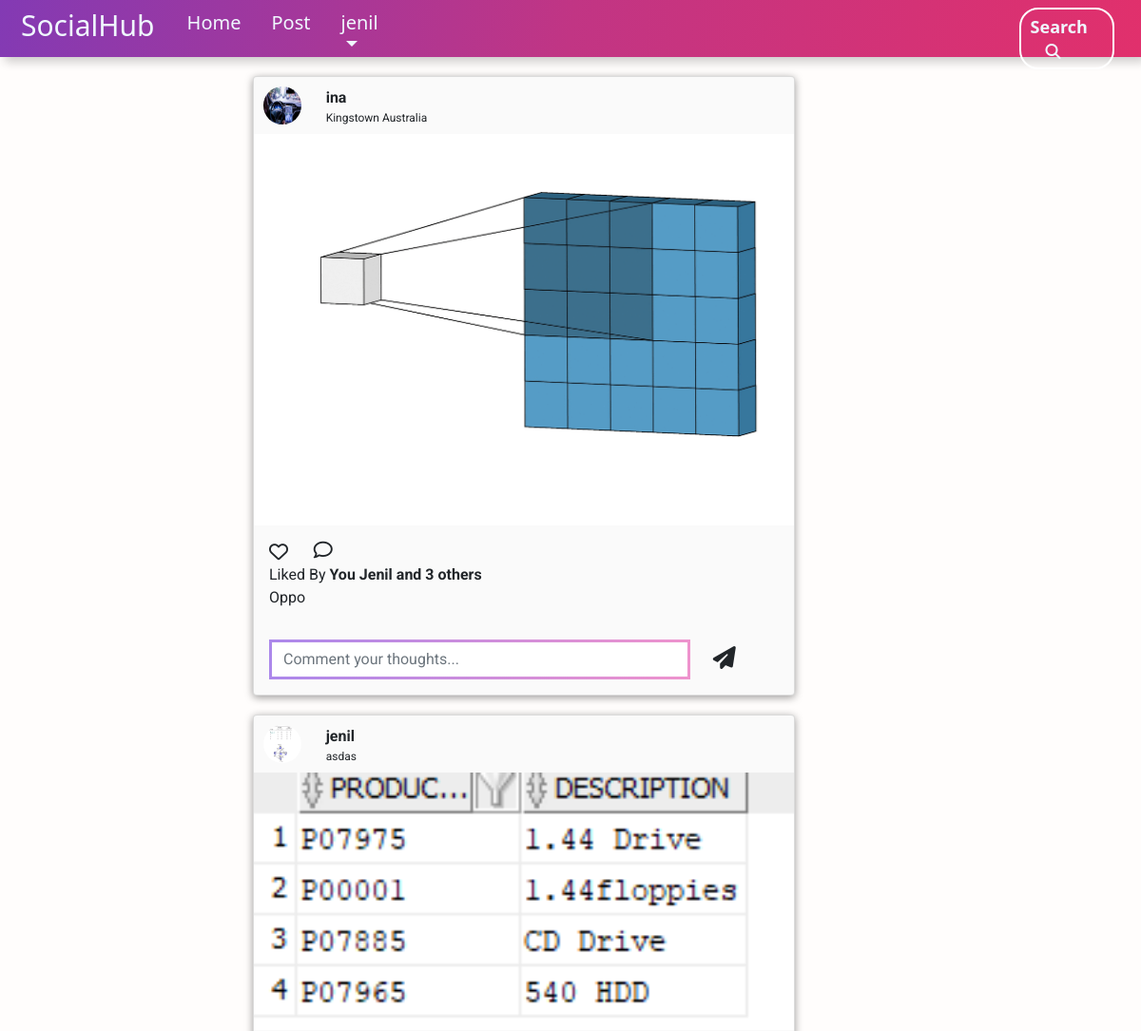
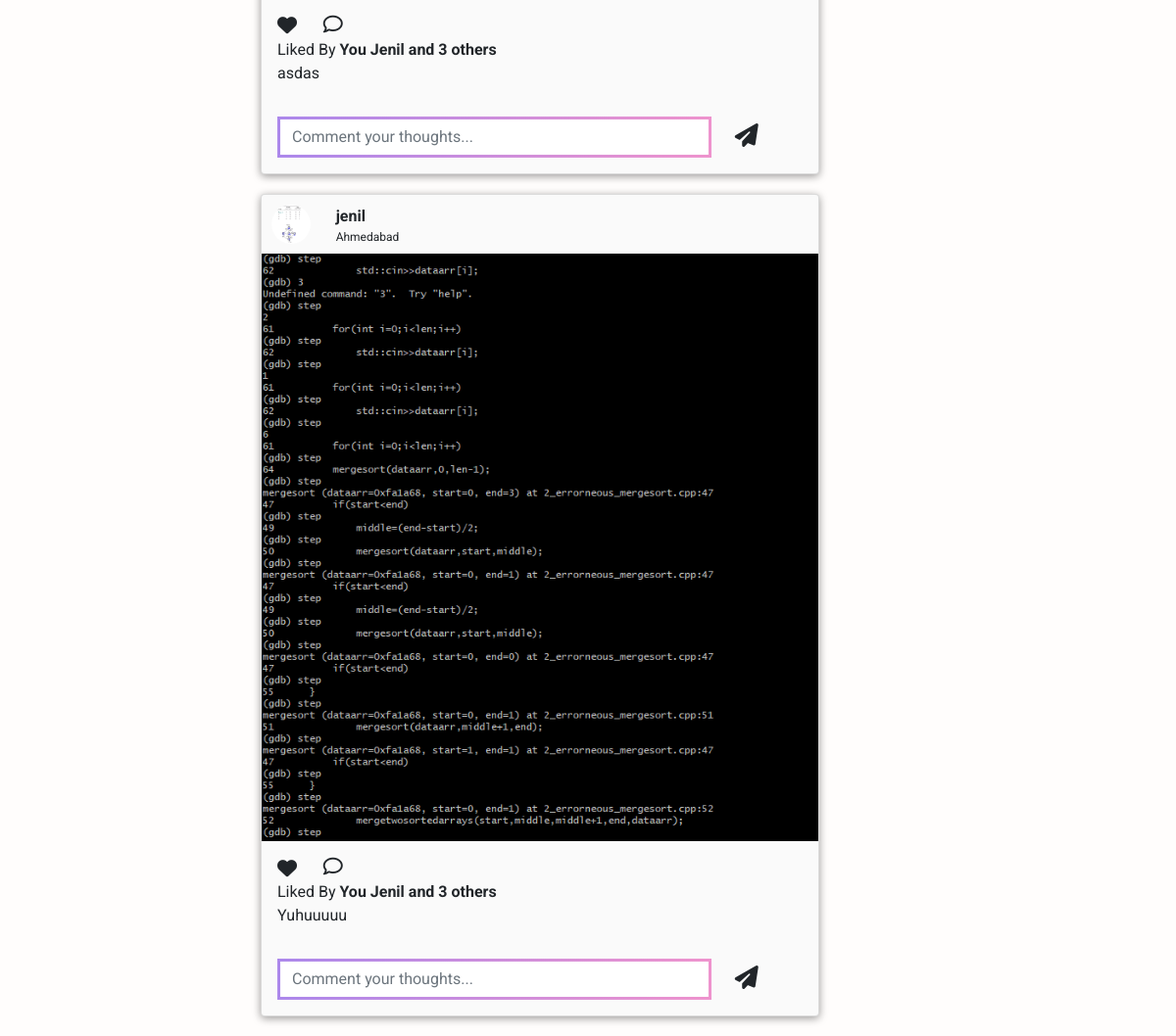
Page /home (signed in) on the committed database (2 pictures, top to bottom).
### home/models.py (models this page shows)
class post(models.Model):
    post_id=models.AutoField(primary_key=True)
    user_fk=models.ForeignKey(User,on_delete=models.CASCADE)
    photo_url=models.URLField(null=False)
    is_reported=models.BooleanField(default=False)
    location=models.CharField(max_length=30,default="Somewhere in the World")
    date_posted=models.DateField()
    caption=models.CharField(max_length=40,default="Chilling in the world!")
    def __str__(self):
        return str(self.post_id)

### home/views.py (the view)
# urls.py: path('',views.index,name="home"),
@login_required
def index(request):
    user_name = request.user
    print(user_name.username)
    posts_to_show = []
    posts_query = post.objects.all().order_by('post_id').reverse()
    print(posts_query)
    for i in posts_query:
        owner = i.user_fk.username
        location = i.location
        caption = i.caption
        date_posted = i.date_posted
        likedby = 'You Jenil'+' and '+'3 others'
        image_url = i.photo_url
        current_user = i.user_fk
        current_user_profile = customuser.objects.filter(
            user_inher=current_user)
        user_image_url = current_user_profile[0].Image.url
        comments = [{'name': 'jenil', 'comment': 'Wow when did you go here'}, {
            'name': 'Kenil', 'comment': 'Take us also'}]
        quer = likes.objects.filter(post_id=i.post_id, liker_user=user_name)
        final_bool = False
        if len(quer) == 0:
            final_bool = False
        else:
            final_bool = True
        print(current_user_profile)
        posts_to_show.append({'owner': owner, 'location': location, 'caption': caption, 'date': date_posted, 'likedby': likedby,
                              'image_url': image_url, 'post_id': i.post_id, 'poster_image_url': user_image_url, 'comments': comments, 'isliked': final_bool})
        print(caption)
    user_details_dict = {
        'name': str(user_name.username),
        'posts': posts_to_show,
    }
    return render(request, 'home/home.html', user_details_dict)

### templates/home/home.html (shortened to what this page needs)
{% extends 'home/base.html' %} {% block feed %}
<div class="container" style="font-family:'Roboto'">
  {% for i in posts %}
  <div class="card cont" id="pid{{i.post_id}}" style="margin-top: 20px;margin-bottom: 20px;background-color: #fafafa;width: 570px">
    <div class="row" style="height: 60px; padding: 10px">
      <div class="col-1">
        <img
          src="{{i.poster_image_url}}"
          class="rounded-circle"
          style="height: 40px; width: 40px"
        />
      </div>
      <div class="col-9" style="padding-left: 30px">
        <div class="col">
          <div class="row-6">
            <b>{{i.owner}}</b>
          </div>
          <div class="row-6">
            <p style="font-size: 12px">{{i.location}}</p>
          </div>
        </div>
      </div>
    </div>
    <img
      src="http://localhost:8000/media/{{i.image_url}}"
      style="height: {{i.image_url.height}}px"
      class="card-img-top rounded-0"
      alt="..."
    />
    <div class="card-body">
      <div class="col">
        <div class="row-4">
          <div class="row">
            <div class="heart col-1">
              <i
                id="heart{{i.post_id}}"
                {% if i.isliked %}
                  class="heart_target fas fa-heart fa-lg"
                {% else %}
                  class="heart_target far fa-heart fa-lg"
                {% endif %}
              ></i>
            </div>
            <div class="comment col-1 fa-lg" id="post{{i.post_id}}">
              <i class="far fa-comment"></i>
            </div>
          </div>
        </div>
        <div class="row-2">Liked By <b>{{i.likedby}}</b></div>
        <div class="caption row-2">
          {{i.caption}}
        </div>
      </div>
    </div>
    <form class="mx-3 my-3">
      <div class="row">
        <div class="col-10">
          <input
            class="form-control tmp"
            type="text"
            id="addcomment{{i.post_id}}"
            placeholder="Comment your thoughts..."
            aria-label="readonly input example"
          />
        </div>
        <div class="col-2">
          <i
            class="fa fa-send send_icon"
            id="send{{i.post_id}}"
            style="font-size: 24px; padding-top: 7px"
          ></i>
        </div>
      </div>
    </form>
  </div>
  {% endfor %}
</div>
{% endblock feed %} {% block user_name %} {{name}} {% endblock user_name %}

### templates/home/base.html (shortened to what this page needs)
{% load static %}
<!DOCTYPE html>
<html lang="en">
  <head>
    <link
      rel="stylesheet"
      href="https://stackpath.bootstrapcdn.com/bootstrap/5.0.0-alpha2/css/bootstrap.min.css"
    />
    <link rel="stylesheet" href="{% static 'home/css/home.css' %}" />
  </head>
  <body>
    <head>
    </head>
    <nav
      class="fixed navbar nav1 sticky-top navbar-expand-lg navbar-light bg-light"
    >
      <div class="container-fluid navi">
        <a class="navbar-brand" href="http://localhost:8000/home"
          ><p class="display-3" style="font-size: 30px; margin: 10px">
            <b style="color: aliceblue;">SocialHub</b>
          </p>
        </a>
        <div class="collapse navbar-collapse" id="navbarSupportedContent">
          <ul class="navbar-nav mr-auto mt-3 mb-lg-0">
            <li class="nav-item">
              <a
                class="nav-link active display-3"
                style="font-size: 20px"
                aria-current="page"
                href="http://localhost:8000/home"
                ><b style="color: aliceblue;">Home</b></a
              >
            </li>
          <li class="nav-item display-3  mx-3" style="font-size:20px;">
          <a class="nav-link active" href="home/add_post/"><b style="color: aliceblue;">Post</b></a>
          </li>
            <li class="nav-item dropdown active">
              <a
                class="nav-link dropdown-toggle display-3"
                href="#"
                id="navbarDropdown"
                role="button"
                data-toggle="dropdown"
                aria-expanded="false"
                style="font-size: 20px;color: aliceblue;;"
              >
                <div id="usnm"><b style="color: aliceblue;">{% block user_name %}{% endblock user_name %}</b></div>
              </a>
            </li>
            <li class="mt-1 mx-3" style="padding-left:650px;">
              <a href="http://localhost:8000/search" style="color: aliceblue;text-decoration: none;">
              <div style="border: 2px solid white; border-radius: 20px;"><div style="padding-top: 5px;padding-left: 10px;padding-bottom: 5px;padding-right: 20px;"><b style="font-size: 18px;">Search</b>
                <i class="fa fa-search mx-3"  aria-hidden="true"></i>
                </div>
              </div>
            </a>
              </li>
          </ul>
        </div>
      </div>
    </nav>
    <div class="row">
      <div class="col-2">{% block ads %} {% endblock ads %}</div>
      <div class="col-8" style="padding-left: 50px; padding-right: 50px">
        {% block feed %} {% endblock feed %}
      </div>
      <div class="col-2">{% block sugg %} {% endblock sugg %}</div>
    </div>
  </body>
</html>

### static/home/css/home.css (style rules this page uses)
.nav1 { background-image: linear-gradient(100deg,#833AB4,#c13584,#e1306c); height: 60px; color: #fffafa; font-size: medium; box-shadow: 5px 5px 10px rgba(0, 0, 0, 0.2); }
body { font-family: Neue Helvetica; background-color: #fffdfc; }
.cont { box-shadow: 0 2px 8px rgba(0,0,0,.4); }
.tmp { outline: none; }
.form-control { border: 1px solid; border-image-slice: 1; border-width: 3px; outline: none; border-image-source: linear-gradient(to right, #ac88eb, #ee93cd); }
body { font-family:'Segoe UI', Tahoma, Geneva, Verdana, sans-serif; }

### rows in the picture
post: location "Kingstown Australia", image_url (picture), caption "Oppo"
post: location "asdas", image_url (picture), caption "asdas"
post: location "Ahmedabad", image_url (picture), caption "Yuhuuuuu"

### other values in the picture
{{ name }} "jenil"
{{ i.owner }} "ina" "jenil" "jenil"
{{ i.likedby }} "You Jenil and 3 others" "You Jenil and 3 others" "You Jenil and 3 others"
